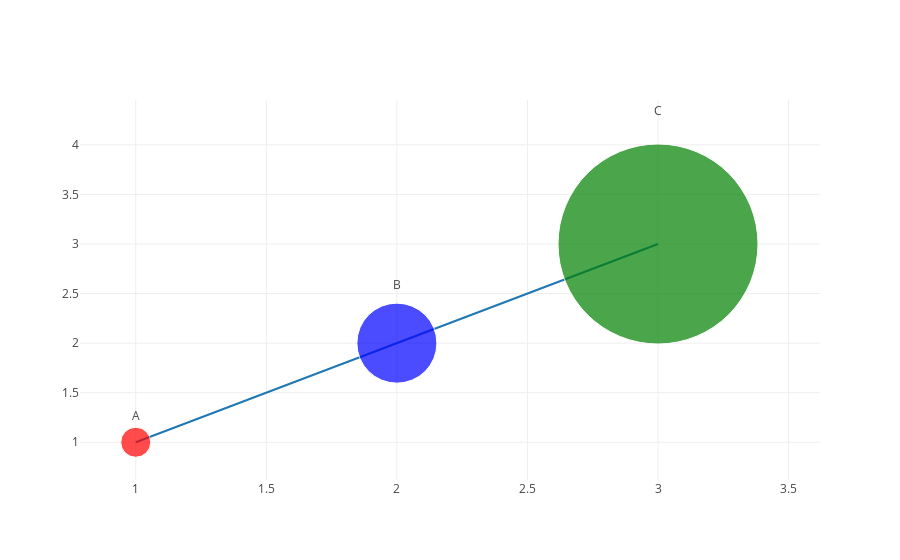

Here is the notebook cell this chart was saved with:
### Code cell
import plotly.offline as py
from plotly.graph_objs import Scatter, Layout
import plotly.graph_objs as go
py.init_notebook_mode(connected=True)
trace=go.Scatter(
    x=[1,2,3],
    y=[1,2,3],
    text=['A', 'B', 'C'],
    textposition="top center",
    marker=dict(
        color=['red','blue','green'],
        size=[30,80,200],
    ),
     mode='markers+lines+text'
)
py.iplot([trace])

### Figure 1 — Plotly figure (JSON) as saved in the notebook; plotly's stock layout.template omitted (floating-point values rounded to 4 significant figures)
{"data": [{"marker": {"color": ["red", "blue", "green"], "size": [30, 80, 200]}, "mode": "markers+lines+text", "text": ["A", "B", "C"], "textposition": "top center", "type": "scatter", "uid": "68c6d857-0a71-457d-bc73-9875c59bcf00", "x": [1, 2, 3], "y": [1, 2, 3]}], "layout": {}}
